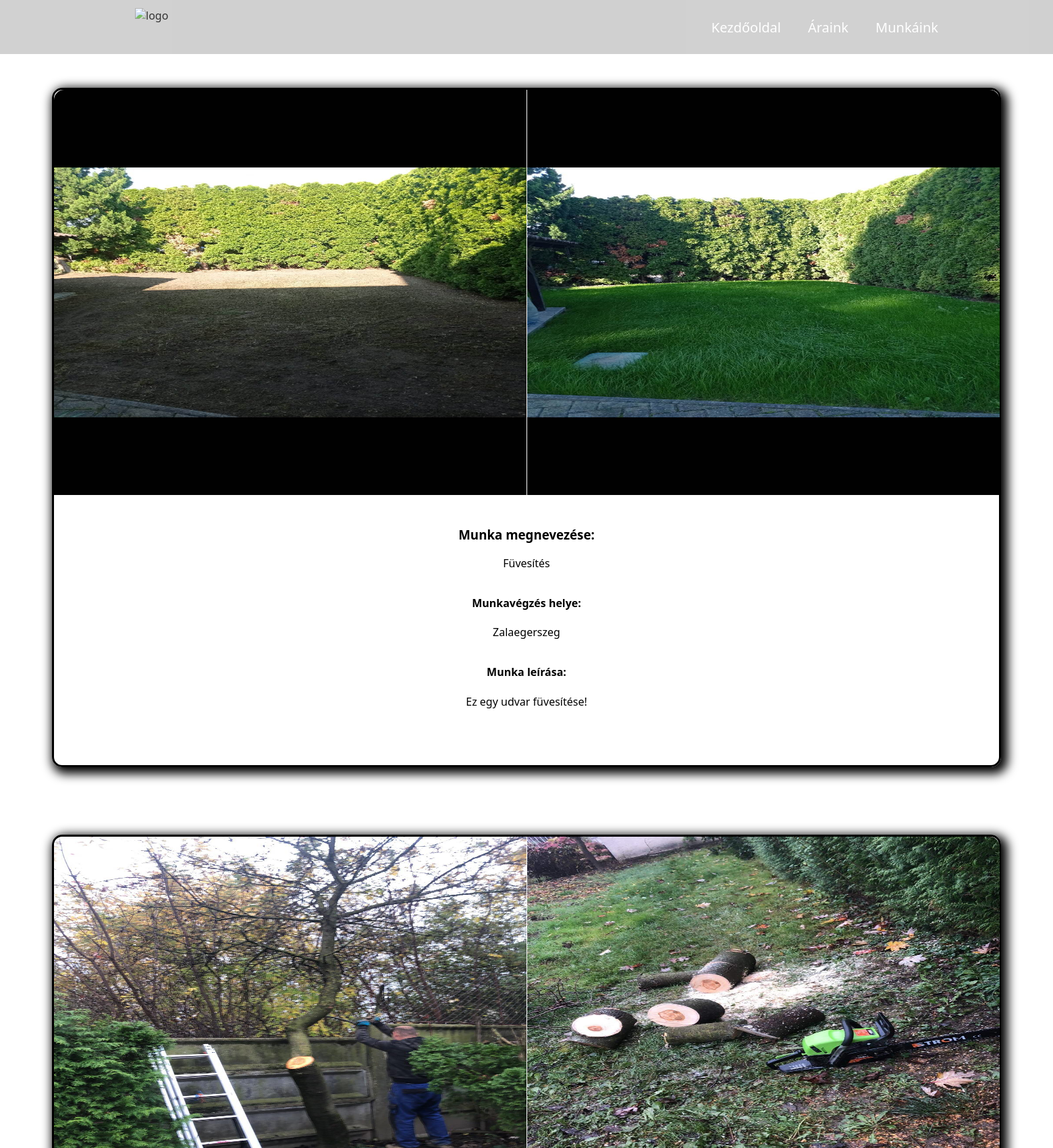
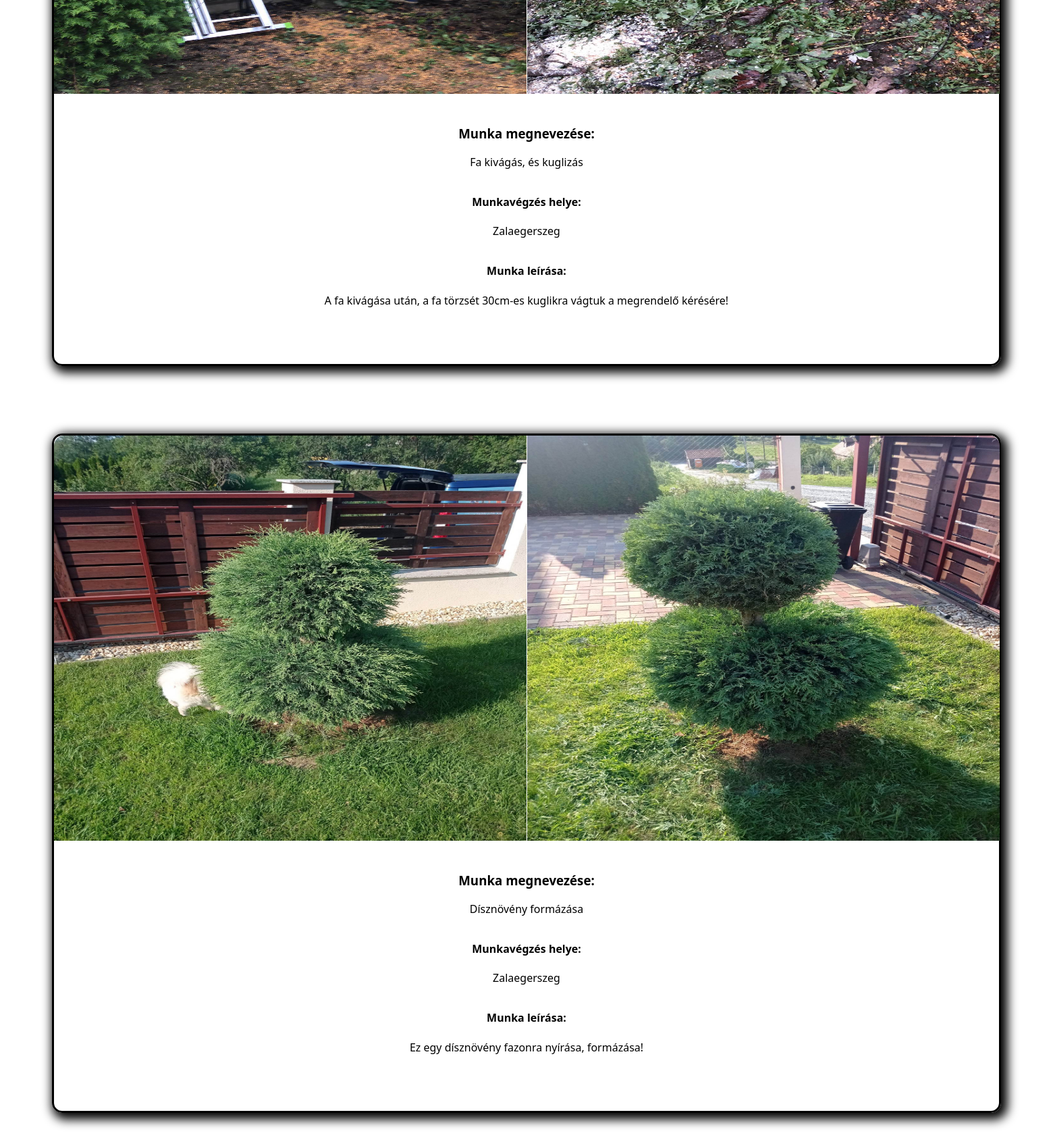
Page /job.php (upper part) on the committed database (2 pictures, top to bottom).
### tables this page shows
CREATE TABLE `jobs` (
  `id` int(10) NOT NULL,
  `munnev` varchar(100) NOT NULL,
  `munhely` varchar(100) NOT NULL,
  `munleir` mediumtext NOT NULL,
  `kep` varchar(100) NOT NULL,
  `kep2` varchar(100) NOT NULL
);

### job.php (the view, shortened to what this page needs)
<?php
    require "connection.php"
?>
<!DOCTYPE html>
<html lang="en">
<head>
    <link rel="stylesheet" href="css/job.css">
</head>
<body>
    <div class='navbar'>
        <div class="navbar-left">
            <img src="" alt="logo" />
        </div>
        <div class='navbar-right'>
            <a href='index.php'>Kezdőoldal</a>
            <a href='price.php'>Áraink</a>
            <a href='job.php'>Munkáink</a>
        </div>
    </div>
    <?php
            $sql = "SELECT munnev,munhely,munleir,kep,kep2 FROM jobs ORDER BY id DESC";
            $result = mysqli_query($con, $sql);
            while($row = mysqli_fetch_array($result)){
                $munnev = $row["munnev"];
                $munhely = $row["munhely"];
                $munleir = $row["munleir"];
                $kep = $row["kep"];
                $kep2 = $row["kep2"];
                echo "
                <div class='jobs'>
                    <div class='munkadoboz'>
                        <div class='kepbox'>
                            <div class='kep'>
                                <img src='img/$kep' alt='$kep' title='$kep'/>
                            </div>
                            <div class='kep2'>
                                <img src='img2/$kep2' alt='$kep2' title='$kep2' />
                            </div>
                        </div>
                        <div class='leirbox'>
                            <div class='munnev'>
                                <h3>Munka megnevezése:</h3>
                                <p>".$munnev."</p>
                            </div>
                            <div class='munhely'>
                                <h4>Munkavégzés helye:</h4>
                                <p>".$munhely."</p>
                            </div>
                            <div class='termekar'>
                                <h4>Munka leírása:</h4>
                                <p>".$munleir."</p>
                            </div>
                        </div>
                    </div>
                </div>
                ";
            }
        ?>
</body>
</html>

### css/job.css (style rules this page uses)
body { padding: 0; margin: 0; font-family: system-ui, -apple-system, BlinkMacSystemFont, 'Segoe UI', Roboto, Oxygen, Ubuntu, Cantarell, 'Open Sans', 'Helvetica Neue', sans-serif; }
.navbar { box-sizing: border-box; height: 80px; width: 100%; background-color: rgba(65, 65, 65, 0.3); display: flex; justify-content: space-between; align-items: center; padding: 0 150px; opacity: 0.8; z-index: 1; }
.navbar-left { height: 100%; display: flex; justify-content: center; align-items: center; margin-left: 50px; }
.navbar-right { height: 100%; display: flex; justify-content: center; align-items: center; }
.navbar-left img { height: 70%; background: transparent; }
.navbar-right a { color: rgb(0, 0, 0); text-decoration: none; margin: 20px; font-size: 20px; color: #fff; }
.munkadoboz { height: 1000px; width: 1400px; border: 3px solid black !important; border-radius: 15px; box-shadow: 5px 5px 15px 5px #000000; margin: 50px 0; }
.kep img { height: 600px; width: 700px; border-right: 1px solid white; border-top-left-radius: 15px; }
.kep2 img { height: 600px; width: 700px; border-top-right-radius: 15px; }
.jobs { height: 100%; width: 100%; display: flex; justify-content: center; align-items: center; }
.kepbox { display: grid; grid-template-columns: repeat(2,1fr); }
.leirbox { height: 350px; width: 100%; display: flex; justify-content: center; align-items: center; flex-direction: column; text-align: center; }

### rows in the picture
jobs: kep (picture), kep2 (picture), munnev "Füvesítés", munhely "Zalaegerszeg", munleir "Ez egy udvar füvesítése!"
jobs: kep (picture), kep2 (picture), munnev "Fa kivágás, és kuglizás", munhely "Zalaegerszeg", munleir "A fa kivágása után, a fa törzsét 30cm-es kuglikra vágtuk a megrendelő kérésére!"
jobs: kep (picture), kep2 (picture), munnev "Dísznövény formázása", munhely "Zalaegerszeg", munleir "Ez egy dísznövény fazonra nyírása, formázása!"
